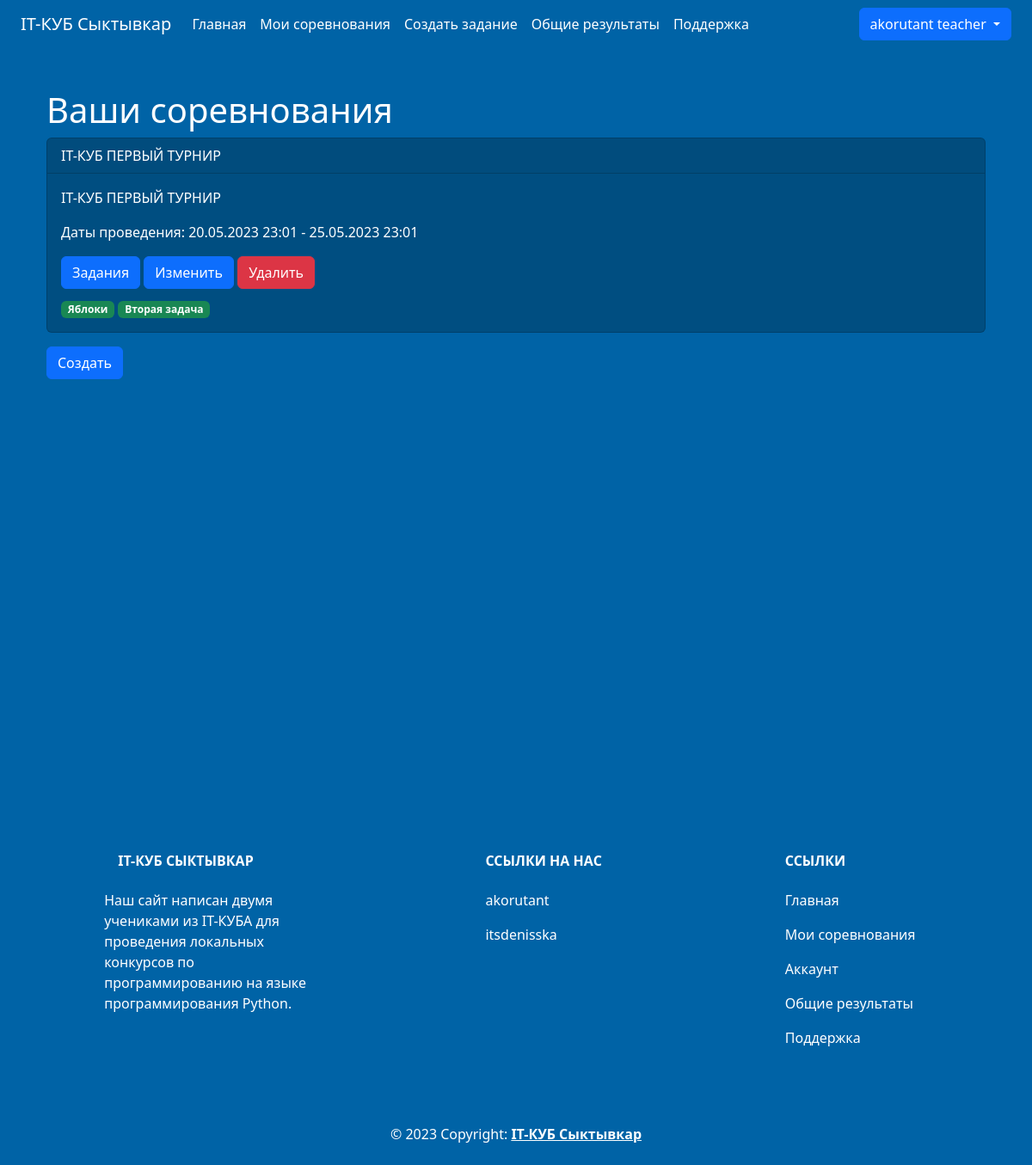
Before: /contests/teacher_list (signed in) with the older database file.
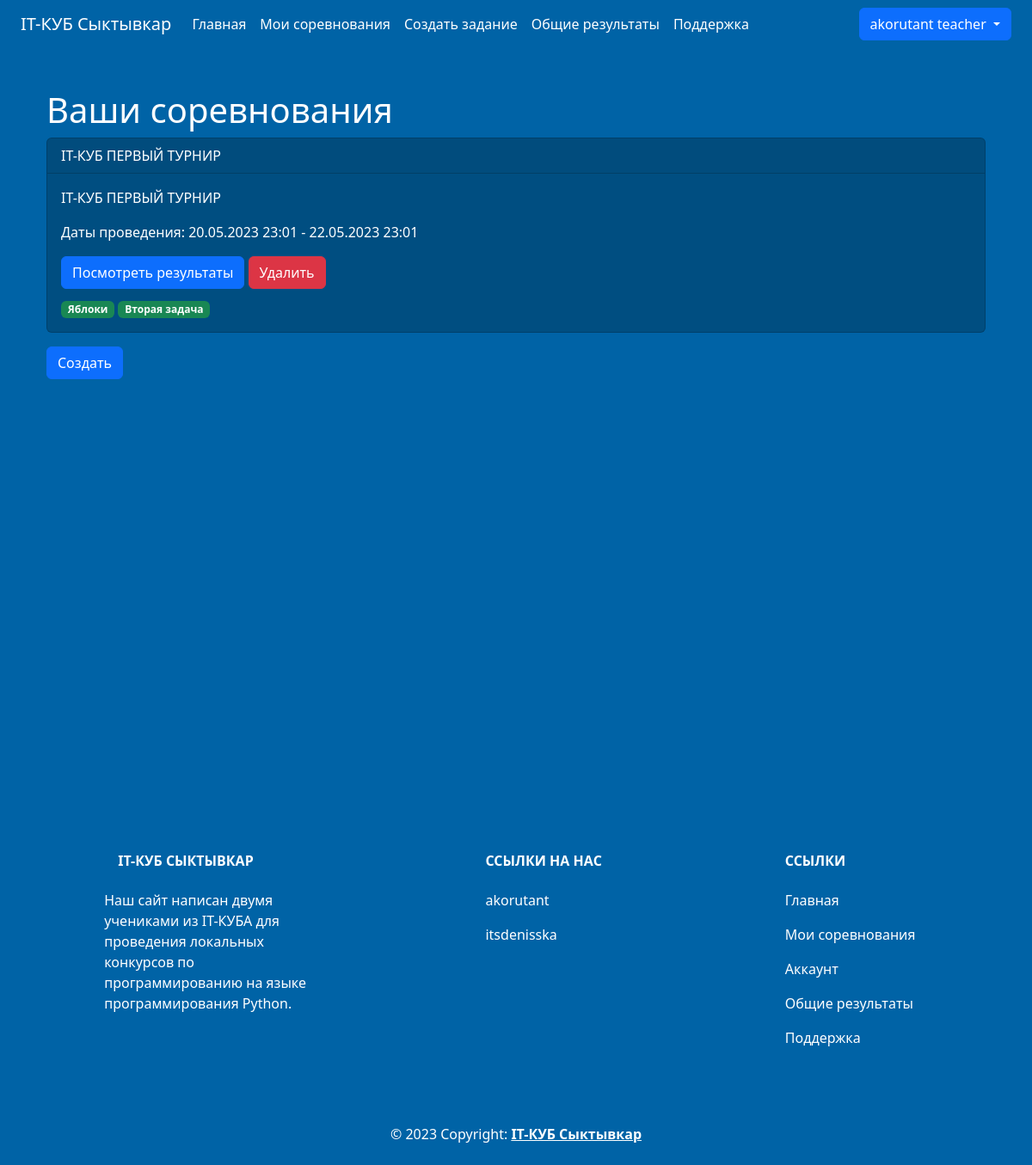
After: the same page with the newer database file.
### data/users.py (models this page shows, shortened)
class User(SqlAlchemyBase, UserMixin):
    __tablename__ = 'users'
    id = sqlalchemy.Column(sqlalchemy.Integer,
                           primary_key=True, autoincrement=True)
    login = sqlalchemy.Column(sqlalchemy.String, nullable=False)
    firstname = sqlalchemy.Column(sqlalchemy.String, nullable=False)
    surname = sqlalchemy.Column(sqlalchemy.String, nullable=False)
    patronymic = sqlalchemy.Column(sqlalchemy.String, nullable=False)
    job_title = sqlalchemy.Column(sqlalchemy.String, nullable=False)
    email = sqlalchemy.Column(sqlalchemy.String,
                              index=True, unique=True, nullable=False)
    hashed_password = sqlalchemy.Column(sqlalchemy.String, nullable=False)
    count_contests = sqlalchemy.Column(sqlalchemy.Integer, nullable=False, default=0)
    count_wins = sqlalchemy.Column(sqlalchemy.Integer, nullable=False, default=0)
    avatar = sqlalchemy.Column(sqlalchemy.String, nullable=True)
    created_date = sqlalchemy.Column(sqlalchemy.DateTime,
                                     default=datetime.now)
    contest_results = orm.relationship('ContestResults', backref='user')

### data/contests.py (models this page shows)
class Contest(SqlAlchemyBase):
    __tablename__ = "contests"
    id = sqlalchemy.Column(sqlalchemy.Integer,
                           primary_key=True, autoincrement=True)
    title = sqlalchemy.Column(sqlalchemy.String, nullable=False, unique=True)
    description = sqlalchemy.Column(sqlalchemy.String, nullable=False)
    author_id = sqlalchemy.Column(sqlalchemy.Integer,
                                  sqlalchemy.ForeignKey("teachers.user_id"))
    join_deadline = sqlalchemy.Column(sqlalchemy.DateTime, nullable=False)
    end_deadline = sqlalchemy.Column(sqlalchemy.DateTime, nullable=False)
    teacher = orm.relationship('Teacher')
    tasks = orm.relationship('Task', secondary='contest_to_task', backref='contest')
    contest_result = orm.relationship("ContestResults", back_populates='contest_item')

### data/tasks.py (models this page shows)
class Task(SqlAlchemyBase):
    __tablename__ = "tasks"
    id = sqlalchemy.Column(sqlalchemy.Integer,
                           primary_key=True, autoincrement=True)
    title = sqlalchemy.Column(sqlalchemy.String, nullable=False)
    description = sqlalchemy.Column(sqlalchemy.String, nullable=False)
    input = sqlalchemy.Column(sqlalchemy.String, nullable=False)
    output = sqlalchemy.Column(sqlalchemy.String, nullable=False)
    author_id = sqlalchemy.Column(sqlalchemy.Integer, sqlalchemy.ForeignKey("teachers.user_id"))
    teacher = orm.relationship("Teacher")
    contests = orm.relationship('Contest', secondary='contest_to_task', backref='task')

### main.py (the view)
@app.route("/contests/teacher_list")
@login_required
def contests_teacher():
    if current_user.job_title == "teacher":
        db_sess = db_session.create_session()
        contests_data = db_sess.query(Contest).filter(
            Contest.author_id == current_user.id).all()
        return render_template("teacher_contests.html",
                               title="Список соревнований",
                               contests=contests_data,
                               now=dt.datetime.now())
    return redirect(url_for("index"))

### data/db_session.py (called while the page is built)
def create_session() -> Session:
    global __factory
    return __factory()

### main.py (called while the page is built)
@login_manager.user_loader
def load_user(user_id):
    db_sess = db_session.create_session()
    return db_sess.query(User).get(user_id)

### templates/teacher_contests.html
{% extends "base.html" %} {% block content %}
    {% if contests %}
<div class="container mt-3 text-white">
    <h1>Ваши соревнования</h1>
    {% for contest in contests %}
        <div class="card card-background mb-3">
            <div class="card-header text-white">{{ contest.title }}</div>
            <div class="card-body text-white">
                <p class="card-text">{{ contest.description }}</p>
                <p class="card-text">Даты проведения: {{ contest.join_deadline.strftime('%d.%m.%Y %H:%M') }} -
                    {{ contest.end_deadline.strftime('%d.%m.%Y %H:%M') }}</p>
                {% if contest.join_deadline <= now < contest.end_deadline %}
                <a class="btn btn-primary" href="{{ url_for('tasks', contest_id=contest.id) }}">Задания</a>
                <a class="btn btn-primary" href="{{ url_for('contests_edit', id=contest.id) }}">Изменить</a>
                {% else %}
                <a class="btn btn-primary" href="{{ url_for('contests_results', contest_id=contest.id) }}">Посмотреть результаты</a>
                {% endif %}
                <a class="btn btn-danger" href="{{ url_for('contest_delete', id=contest.id) }}">Удалить</a>
                <div style="margin-top: 10px;">
                {% for task in contest.tasks %}
                    <span class="badge bg-success">{{ task.title }}</span>
                {% endfor %}
                </div>
            </div>
        </div>
    {% endfor %}
    <a class="btn btn-primary" href="{{ url_for('contests_add') }}">Создать</a>
</div>
{% else %}
    <h1 class="text-white mt-5">Вы ещё не создали конкурсы</h1>
    <a class="btn btn-primary mt-1" href="{{ url_for('contests_add') }}">Создать</a>
{% endif %}
{% endblock %}

### templates/base.html (shortened to what this page needs)
<!DOCTYPE html>
<html lang="ru">
<head>
    <link
            rel="stylesheet"
            href="https://stackpath.bootstrapcdn.com/bootstrap/4.4.1/css/bootstrap.min.css"
    />
    <link
            href="https://cdn.jsdelivr.net/npm/bootstrap@5.3.0-alpha3/dist/css/bootstrap.min.css"
            rel="stylesheet"
    />
    <link rel="stylesheet" href="{{ url_for('static', filename='css/style.css') }}"/>
</head>
<body class="navbar-background">
<header class="container-fluid navbar-background">
    <nav class="navbar navbar-expand-lg navbar-background">
        <div class="container-fluid">
            <a class="navbar-brand text-white" href="{{ url_for('index') }}">IT-КУБ Сыктывкар</a>
            <div
                    class="collapse navbar-collapse justify-content-between"
                    id="navbarSupportedContent"
            >
                <ul class="navbar-nav me-auto mb-2 mb-lg-0">
                    <li class="nav-item">
                        <a
                                class="nav-link active text-white"
                                aria-current="page"
                                href="{{ url_for('index') }}"
                        >Главная</a
                        >
                    </li>
                    {% if current_user.is_authenticated %}
                    {% if current_user.job_title == "teacher" %}
                    <li>
                        <a class="nav-link text-white" href="{{ url_for('contests_teacher') }}">Мои соревнования</a>
                    </li>
                    <li>
                        <a class="nav-link text-white" href="{{ url_for('tasks_add') }}">Создать задание</a>
                    </li>
                    {% endif %}
                    {% endif %}
                    <li>
                        <a href="{{ url_for('results') }}" class="nav-link text-white">Общие результаты</a>
                    </li>
                    <li class="nav-item">
                        <a class="nav-link text-white" href="{{ url_for('help') }}">Поддержка</a>
                    </li>
                </ul>
                <div>
                    {% if current_user.is_authenticated %}
                    <div class="btn-group dropdown-center">
                        <button type="button" class="btn btn-primary dropdown-toggle"
                                data-bs-toggle="dropdown"
                                aria-expanded="false">
                            {{ current_user.login }}
                        </button>
                    </div>
                    {% else %}
                    <a class="btn btn-primary" href="{{ url_for('login') }}">Войти</a>
                    <a class="btn btn-primary" href="{{ url_for('register') }}">Регистрация</a>
                    {% endif %}
                </div>
            </div>
        </div>
    </nav>
</header>
<main role="main" class="container content mt-5">
    {% block content %} {% endblock %}
</main>
<footer class="text-center text-lg-start navbar-background text-muted">
    <section
            class="d-flex justify-content-center justify-content-lg-between p-4"
    >
        <div class="container text-center text-md-start mt-5 text-white">
            <div class="row mt-3">
                <div class="col-md-3 col-lg-4 col-xl-3 mx-auto mb-4">
                    <h6 class="text-uppercase fw-bold mb-4">
                        IT-КУБ Сыктывкар
                    </h6>
                    <p>Наш сайт написан двумя учениками из IT-КУБА для проведения локальных конкурсов по программированию на языке программирования Python.</p>
                </div>
                <div class="col-md-2 col-lg-2 col-xl-2 mx-auto mb-4">
                    <h6 class="text-uppercase fw-bold mb-4">Ссылки на нас</h6>
                    <p>
                        <a href="https://akoru.works/" class="nav-link text-white">akorutant</a>
                    </p>
                    <p>
                        <a href="https://t.me/itsdenisska" class="nav-link text-white">itsdenisska</a>
                    </p>
                </div>
                <div class="col-md-3 col-lg-2 col-xl-2 mx-auto mb-4">
                    <h6 class="text-uppercase fw-bold mb-4">Ссылки</h6>
                    <p>
                        <a href="{{ url_for('index') }}" class="nav-link text-white">Главная</a>
                    </p>
                    {% if current_user.is_authenticated %}
                    {% if current_user.job_title == "teacher" %}
                    <p>
                        <a class="nav-link text-white" href="{{ url_for('contests_teacher') }}">Мои соревнования</a>
                    </p>
                    {% endif %}
                    <p>
                        <a class="nav-link text-white" href="{{ url_for('account', user_id=current_user.id) }}">Аккаунт</a>
                    </p>
                    {% endif %}
                    <p>
                        <a href="{{ url_for('results') }}" class="nav-link text-white">Общие результаты</a>
                    </p>
                    <p>
                        <a href="{{ url_for('help') }}" class="nav-link text-white">Поддержка</a>
                    </p>
                </div>
            </div>
        </div>
    </section>
    <div class="text-center p-4 text-white">
        © 2023 Copyright:
        <a class="text-reset fw-bold" href="{{ url_for('index') }}">IT-КУБ Сыктывкар</a>
    </div>
</footer>
</body>
</html>

### static/css/style.css (style rules this page uses)
.navbar-background { background-color: #0063a6; }
.card-background { background-color: #004e81; }
.content { min-height:100vh; }

Changed rows visible on the page:
changed Contest "IT-КУБ ПЕРВЫЙ ТУРНИР": end_deadline "25.05.2023 23:01" → "22.05.2023 23:01"; end_deadline "Задания Изменить" → "Посмотреть результаты"
